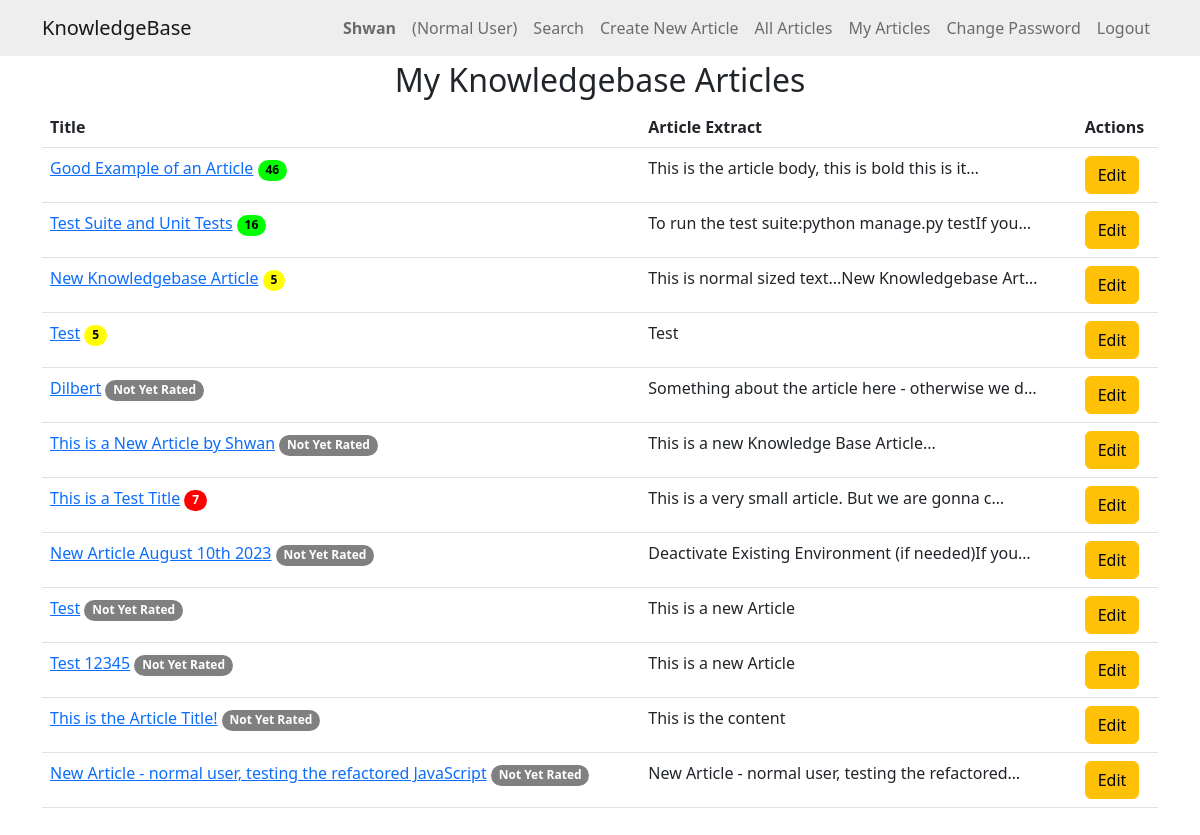
The app's page /myarticles/ (signed in), older data.
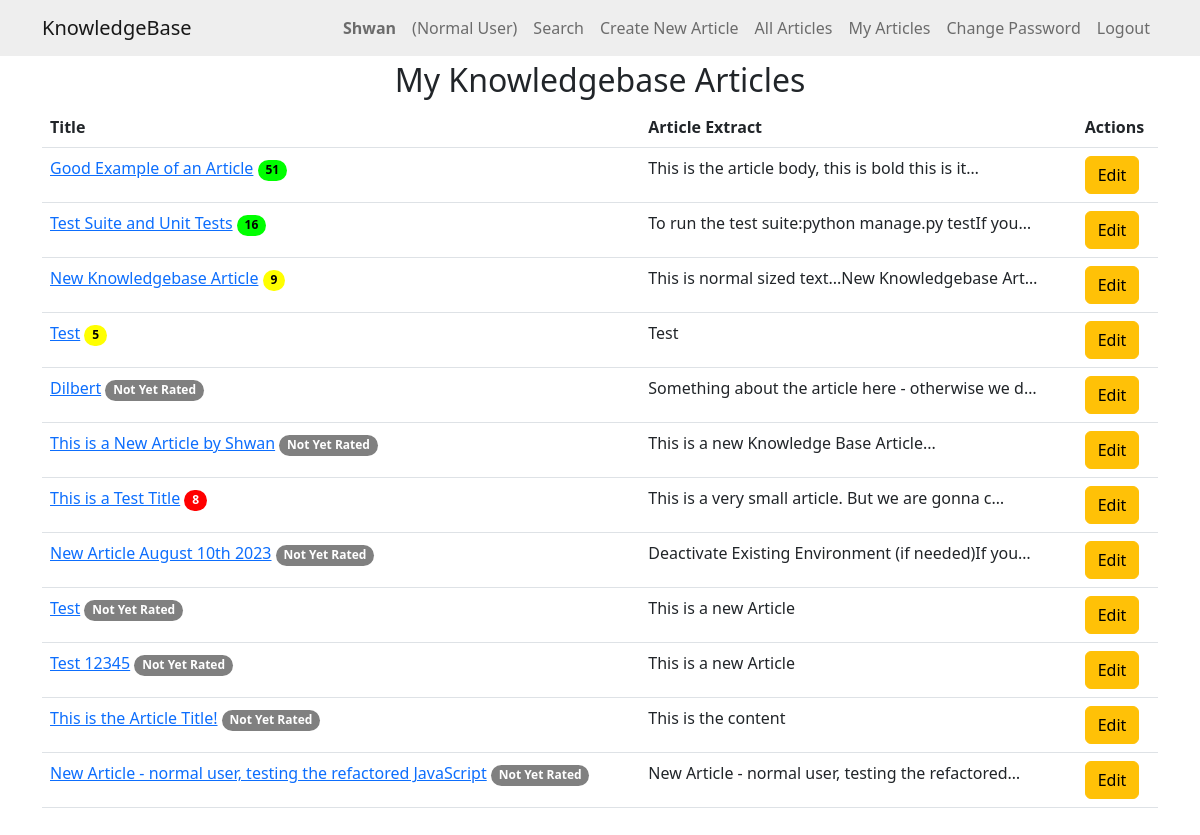
The same page, newer data.
### knowledge/models.py (models this page shows)
class KBEntry(models.Model):
    title = models.CharField(max_length=255)
    article = models.TextField()
    created_by = models.ForeignKey(
        User, related_name="created_kb_entries", on_delete=models.SET_NULL, null=True
    )
    created_datetime = models.DateTimeField(auto_now_add=True)
    modified_datetime = models.DateTimeField(null=True, blank=True)
    last_modified_by = models.ForeignKey(
        User, related_name="modified_kb_entries", on_delete=models.SET_NULL, null=True
    )
    deleted_datetime = models.DateTimeField(null=True, blank=True)
    deleted_by = models.ForeignKey(
        User,
        related_name="deleted_kb_entries",
        on_delete=models.SET_NULL,
        null=True,
        blank=True,
    )
    upvotes = models.ManyToManyField(
        User, related_name="upvoted_kb_entries", blank=True
    )
    downvotes = models.ManyToManyField(
        User, related_name="downvoted_kb_entries", blank=True
    )
    rating = models.FloatField(default=0.0)
    views = models.PositiveIntegerField(default=0)
    meta_data = models.ManyToManyField("Tag", blank=True)

### knowledge/views.py (the view)
# urls.py: path("myarticles/", views.my_articles, name="my_articles"),
@login_required
def my_articles(request):
    user_articles = KBEntry.objects.filter(
        created_by=request.user, deleted_datetime__isnull=True
    )
    return render(request, "knowledge/my_articles.html", {"articles": user_articles})

### knowledge/templates/knowledge/my_articles.html (shortened to what this page needs)
{% extends 'knowledge/base.html' %}
{% block content %}
<h2>My Knowledgebase Articles</h2>
{% if articles %}
<table class="table" id="table" style="display:none">
    <thead>
        <tr>
            <th>Title</th>
            <th>Article Extract</th>
            <th>Actions</th>
        </tr>
    </thead>
    <tbody>
        {% for article in articles %}
        <tr>
            <td><a href="{% url 'article_detail' article.id %}">{{ article.title }}</a>
                {% if article.rating == 0.0 and article.downvotes.count == 0 %}
                <span class="badge rounded-pill badge-norating">Not Yet Rated</span>
                {% else %}
                {% if article.rating >= 75 %}
                <span class="badge rounded-pill badge-green"> {{ article.views }} </span>
                {% elif article.rating >= 50 %}
                <span class="badge rounded-pill badge-yellow">{{ article.views }}</span>
                {% elif article.rating >= 25 %}
                <span class="badge rounded-pill badge-orange">{{ article.views }}</span>
                {% else %}
                <span class="badge rounded-pill badge-red">{{ article.views }}</span>
                {% endif %}
                {% endif %}
            </td>
            <td>{{ article.article|striptags|truncatechars:50 }}</td>
            <td>
                <a href="{% url 'edit_article' article.id %}" class="btn btn-warning">Edit</a>
            </td>
        </tr>
        {% endfor %}
    </tbody>
</table>
{% else %}
<p>You haven't written any articles yet.</p>
{% endif %}
<br>
{% endblock %}

### knowledge/templates/knowledge/base.html (shortened to what this page needs)
<!DOCTYPE html>
<html lang="en">
<head>
    {% load static %}
    <link href="https://cdn.jsdelivr.net/npm/bootstrap@5.2.3/dist/css/bootstrap.min.css" rel="stylesheet" />
    <link rel="stylesheet" href="https://cdn.jsdelivr.net/npm/alertifyjs@1.13.1/build/css/alertify.min.css" />
    <link rel="stylesheet" href="https://cdn.jsdelivr.net/npm/alertifyjs@1.13.1/build/css/themes/default.min.css" />
    <link href="//cdn.quilljs.com/1.3.6/quill.snow.css" rel="stylesheet" />
    <link href="https://cdn.datatables.net/v/bs5/dt-1.13.6/cr-1.7.0/fh-3.4.0/r-2.5.0/sb-1.5.0/datatables.min.css"
        rel="stylesheet" />
    <link rel="stylesheet" href="{% static 'custom.css' %}" />
</head>
<body>
    <nav class="navbar navbar-light navbar-expand-md" style="background-color: #eeeeee">
        <div class="container">
            <a class="navbar-brand" href="/">KnowledgeBase</a>
            <div class="collapse navbar-collapse" id="navbarResponsive">
                <ul class="navbar-nav ms-auto">
                    {% if user.is_authenticated %}
                    <li class="nav-item">
                        <strong><a class="nav-link">{{ user.username }}</a></strong>
                    </li>
                    {% if user.is_staff %}
                    <li class="nav-item dropdown">
                        <a class="nav-link dropdown-toggle" id="navbarDropdownMenuLink" role="button"
                            data-bs-toggle="dropdown" aria-expanded="false">Admin Tasks</a>
                        <ul class="dropdown-menu" aria-labelledby="navbarDropdownMenuLink">
                            <li>
                                <a class="dropdown-item" href="{% url 'audit_logs' %}">Audit Logs</a>
                            </li>
                            <li>
                                <a class="dropdown-item" href="{% url 'manage_tags' %}">Manage MetaTags</a>
                            </li>
                            <li>
                                <a class="dropdown-item" href="{% url 'user-list' %}">List All Users</a>
                            </li>
                        </ul>
                    </li>
                    {% else %}
                    <li class="nav-item">
                        <a class="nav-link" id="logout">(Normal User)</a>
                    </li>
                    {% endif %}
                    <li class="nav-item">
                        <a class="nav-link" href="{% url 'home' %}">Search</a>
                    </li>
                    <li class="nav-item">
                        <a class="nav-link" href="{% url 'create' %}">Create New Article</a>
                    </li>
                    <li class="nav-item">
                        <a class="nav-link" href="{% url 'allarticles' %}">All Articles</a>
                    </li>
                    <li class="nav-item">
                        <a class="nav-link" href="{% url 'my_articles' %}">My Articles</a>
                    </li>
                    <li class="nav-item">
                        <a class="nav-link" href="{% url 'change_password' %}">Change Password</a>
                    </li>
                    <li class="nav-item">
                        <a class="nav-link" id="logout" href="{% url 'logout' %}">Logout</a>
                    </li>
                    {% endif %}
                </ul>
            </div>
        </div>
    </nav>
    <div class="container">{% block content %} {% endblock %}</div>
</body>
</html>

### static/custom.css (style rules this page uses)
.badge-green { background-color: rgb(0, 255, 0) !important; color: black; }
.badge-yellow { background-color: rgb(255, 255, 0) !important; color: black; }
.badge-red { background-color: rgb(255, 0, 0) !important; color: white; }
.badge-norating { background-color: rgb(128, 128, 128) !important; color: white; }
h2, h3 { text-align: center; margin-top:5px !important; }

Row changes from the older to the newer data that the page shows:
changed KBEntry "Good Example of an Article": views "46" → "51"
changed KBEntry "New Knowledgebase Article": views "5" → "9"
changed KBEntry "This is a Test Title": views "7" → "8"
